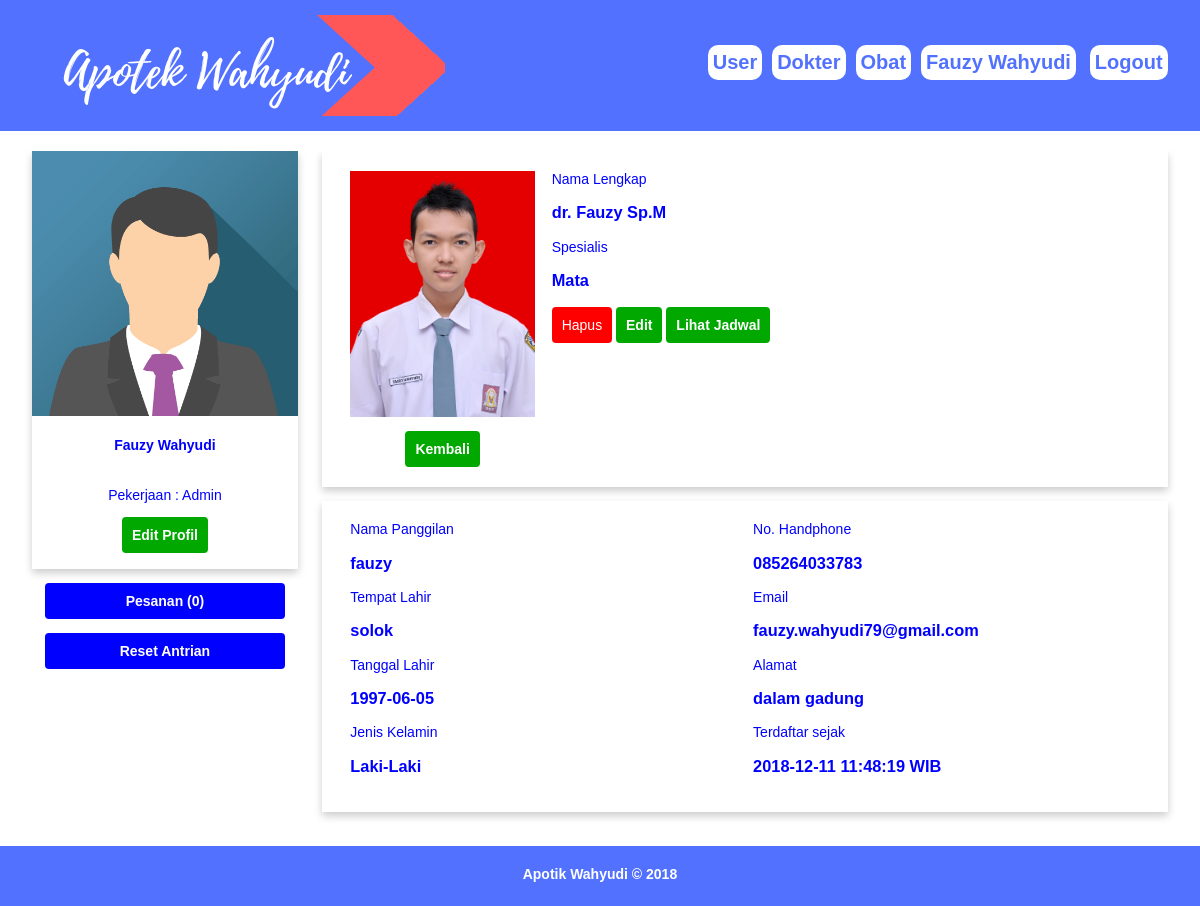
The app's page /damin.php?p=profildokmin&user=drfauzy (signed in) with its own data.
### tables this page shows
CREATE TABLE `tbl_dokter` (
  `id` int(11) NOT NULL,
  `username` varchar(20) NOT NULL,
  `password` text NOT NULL,
  `nama` varchar(50) NOT NULL,
  `pekerjaan` text NOT NULL,
  `panggilan` varchar(10) NOT NULL,
  `tmplahir` varchar(25) NOT NULL,
  `tgllahir` date NOT NULL DEFAULT '0000-00-00',
  `jk` char(1) NOT NULL,
  `alamat` text NOT NULL,
  `nohp` varchar(15) NOT NULL,
  `email` varchar(30) NOT NULL,
  `foto` text NOT NULL,
  `tglreg` datetime NOT NULL DEFAULT '0000-00-00 00:00:00',
  `status` int(11) NOT NULL,
  `lastlogin` datetime NOT NULL DEFAULT '0000-00-00 00:00:00'
);

### profildokmin.php (the view, shortened to what this page needs)
<?php
$sqlmhs=mysqli_query($kon,"select * from tbl_dokter where username='$_GET[user]'");
$rmhs=mysqli_fetch_array($sqlmhs);
 ?>
<div class="profil">
<div class="grid">
<div class="dh3" align='center'>
  <?php
  if(!empty($rmhs["foto"])){
  	$foto = "foto/$rmhs[foto]";
  }else{
  	$foto = "foto/avatar.png";
  }
  ?>
  <img src="<?php echo "$foto"; ?>" alt="Avatar" style="width:100%"> <p></p>
  <?php
  echo "<a href='damin.php?p=dokter'><button type='button' class='btn btn-edit'>Kembali</button></a>";
   ?>
</div>
<div class="dh4">
Nama Lengkap <h3><?php echo "$rmhs[nama]"; ?></h3>
Spesialis <h3><?php echo "$rmhs[pekerjaan]"; ?></h3>
<?php
  echo "<a href='dokterhapus.php?user=$rmhs[username]'><button type='button' class='btn btn-hapus'>Hapus</button></a>
  <a href='damin.php?p=dok_edit&user=$rmhs[username]'><button type='button' class='btn btn-edit'>Edit</button></a>
  <a href='damin.php?p=jadwal_dokmin&user=$rmhs[username]'><button type='button' class='btn btn-edit'>Lihat Jadwal</button></a>"
  ;
  ?>
</div>
</div>
</div>
<p>
<div class="profil">
<div class="grid">
<div class="dh6">
Nama Panggilan <h3><?php echo "$rmhs[panggilan]"; ?></h3>
Tempat Lahir <h3><?php echo "$rmhs[tmplahir]"; ?></h3>
Tanggal Lahir <h3><?php echo "$rmhs[tgllahir]"; ?></h3>
<?php
$jk=null;
  if($rmhs["jk"] == "L"){
    $jk = "Laki-Laki";
  }else if($rmhs["jk"] == "P"){
    $jk = "Perempuan";
  }
?>
Jenis Kelamin <h3><?php echo "$jk"; ?></h3>
</div>
<div class="dh6">
No. Handphone <h3><?php echo "$rmhs[nohp]"; ?></h3>
Email <h3><?php echo "$rmhs[email]"; ?></h3>
Alamat <h3><?php echo "$rmhs[alamat]"; ?></h3>
Terdaftar sejak <h3><?php echo "$rmhs[tglreg]"; ?> WIB</h3>
</div>
</div>
</div>

### damin.php (shortened to what this page needs)
<?php
include "koneksi.php";
?>
<!DOCTYPE html PUBLIC "-//W3C//DTD XHTML 1.0 Transitional//EN" "http://www.w3.org/TR/xhtml1/DTD/xhtml1-transitional.dtd">
<html xmlns="http://www.w3.org/1999/xhtml">
<head>
<link rel="stylesheet" type="text/css" href="style.css" />
</head>
<body>
<?php
if(!empty($_SESSION["user"]) and !empty($_SESSION["passmin"])){
  $sqlm = mysqli_query($kon, "select * from admin where id='$_SESSION[user]'");
  $rm = mysqli_fetch_array($sqlm);
?>
<div class="containermenu">
  <div class="grid">
    <div class="dh6">
      <img src="image/logo.png" alt="" id="logo register">
    </div>
    <div class="dh6" id="nav" align='right' >
	<?php
	echo "<a href='?p=user'>User</a>";
  echo "<a href='?p=dokter'>Dokter</a>";
  echo "<a href='?p=obat'>Obat</a>";
	echo "<a href='?p=profildamin'>$rm[nama]</a> ";
	echo "<a href='?p=logout' id='logout'>Logout</a>";
	?>
	</div>
  </div>
</div>
<div class="container4">
  <div class="grid">
    <div class="dh3"><?php include "kiridamin.php"; ?></div>
    <div class="dh9">
	<?php
	if($_GET["p"] == "logout"){
		include "logoutmin.php";
	}else if($_GET["p"] == "profildamin"){
		include "profildamin.php";
	}else if($_GET["p"]=="user"){
		include "user.php";
	}else if($_GET["p"]=="rule"){
		include "rule.php";
	}else if($_GET["p"]=="atursakit"){
		include "atursakit.php";
	}else if($_GET["p"]=="inp_user"){
		include "input_user.php";
	}else if($_GET["p"]=="inp_dokter"){
		include "input_dokter.php";
	}else if($_GET["p"]=="profilmhs"){
		include "profilmhs.php";
	}else if($_GET["p"]=="user_edit"){
		include "useredit.php";
	}else if($_GET["p"]=="dok_edit"){
		include "dokedit.php";
	}else if($_GET["p"]=="obat"){
		include "obat.php";
	}else if($_GET["p"]=="inp_obat"){
		include "input_obat.php";
	}else if($_GET["p"]=="stok_obat"){
		include "stok_obat.php";
	}else if($_GET["p"]=="obat_edit"){
		include "obatedit.php";
	}else if($_GET["p"]=="det_obat"){
		include "det_obat.php";
	}else if($_GET["p"]=="profilmhsmin"){
		include "profilmhsmin.php";
	}else if($_GET["p"]=="pesankirim"){
		include "pesankirim.php";
	}else if($_GET["p"]=="dokter"){
		include "dokter.php";
	}else if($_GET["p"]=="profildokmin"){
		include "profildokmin.php";
	}else if($_GET["p"]=="jadwal_dokmin"){
		include "jadwal_dokmin.php";
	}else if($_GET["p"]=="editjadmin"){
		include "editjadmin.php";
	}else if($_GET["p"]=="pesanan_user"){
		include "pesanan_user.php";
	}else if($_GET["p"]=="detpesanan"){
		include "detpesanan.php";
	}else{
		include "homemin.php";
		}
	?>
	</div>
  </div>
</div>
<div class="container3">
  <div class="grid">
    <div class="dh12"><center>Apotik Wahyudi &copy; 2018</center></div>
  </div>
</div>
<?php
}else{
  include "mimin.php";
}
?>
</body>
</html>

### kiridamin.php (shortened to what this page needs)
<div class="card">
<?php
if(!empty($rm["foto"])){
	$foto = "foto/$rm[foto]";
}else{
	$foto = "foto/avatar.png";
}
?>
<img src="<?php echo "$foto"; ?>" alt="Avatar" style="width:100%">
<div class="isicard">
<?php
  echo "<h4>$rm[nama]</h4>";
  echo "<p><br>Pekerjaan : Admin</p>";
?>
<a href="<?php echo "?p=profildamin"?>"><button type="button" class="btn btn-edit">Edit Profil</button></a>
</div>
</div>
<p>
	<?php
	$sql=mysqli_query($kon,"SELECT * from pesanan where status_pesanan='Belum Diambil'");
	$row=mysqli_num_rows($sql);
	 ?>
<div align="center">
<a href="<?php echo "?p=pesanan_user"; ?>"><button type="button" class="btn btn-menu">Pesanan (<?php echo "$row"; ?>)</button></a> <p></p>
<a href="<?php echo "aksimin.php?p=resetantri";?>"><button type="button" class="btn btn-menu">Reset Antrian</button></a>
</div>

### style.css (style rules this page uses)
body { font-family:Arial; font-size:14px; padding:0px; margin:0px; }
.grid { width:100%; overflow:hidden; }
#nav { height: 100px; }
#nav a { color: #5271FF; font-size: 20px; display: inline-block; margin-top: 30px; }
.dh3 { width:22.91%; }
.dh4 { width:31.25%; }
.dh6 { width:47.91%; }
.dh9 { width:72.91%; }
.dh12 { width:97.91%; }
.dh1, .dh2, .dh3, .dh4, .dh5, .dh6, .dh7, .dh8, .dh9, .dh10, .dh11, .dh12 { float:left; display:inline; margin:0 1.04%; }
.container3 { background-color:#5271FF; color:#FFFFFF; height:20px; padding:20px; font-weight: bold; }
.containermenu { background-color: #5271FF; color:#FFFFFF; padding:15px; line-height:25px; }
.containermenu a { text-decoration:none; margin: 5px 5px; background-color: white; border: 0px solid white; border-radius: 10px; padding: 5px 5px; font-weight: bold; }
.container4 { background-color:#FFFFFF; color:blue; height:auto; padding:20px; }
.card { box-shadow: 0 4px 8px 0 rgba(0,0,0,0.2); }
.isicard { padding:2px 16px; text-align:center; }
.profil { box-shadow: 0 4px 8px 0 rgba(0,0,0,0.2); padding:20px; height:auto; }
.btn { font-family:Arial; font-size:14px; padding:9px; cursor:pointer; border:1px solid transparent; border-radius:4px; }
.btn-edit { color:#FFFFFF; background-color:#00A800; width:auto; font-weight: bold; }
.btn-hapus { color:#FFFFFF; background-color:red; width:auto; }
.btn-menu { color:#FFFFFF; background-color:blue; width:90%; font-weight:bold; }

### records on screen
tbl_dokter: foto (picture), nama "dr. Fauzy Sp.M", pekerjaan "Mata", panggilan "fauzy", tmplahir "solok", tgllahir "1997-06-05", jk "Laki-Laki", nohp "085264033783", email "fauzy.wahyudi79@gmail.com", alamat "dalam gadung", tglreg "2018-12-11 11:48:19"

### other values on screen
$rm[nama] "Fauzy Wahyudi"
$row "0"
